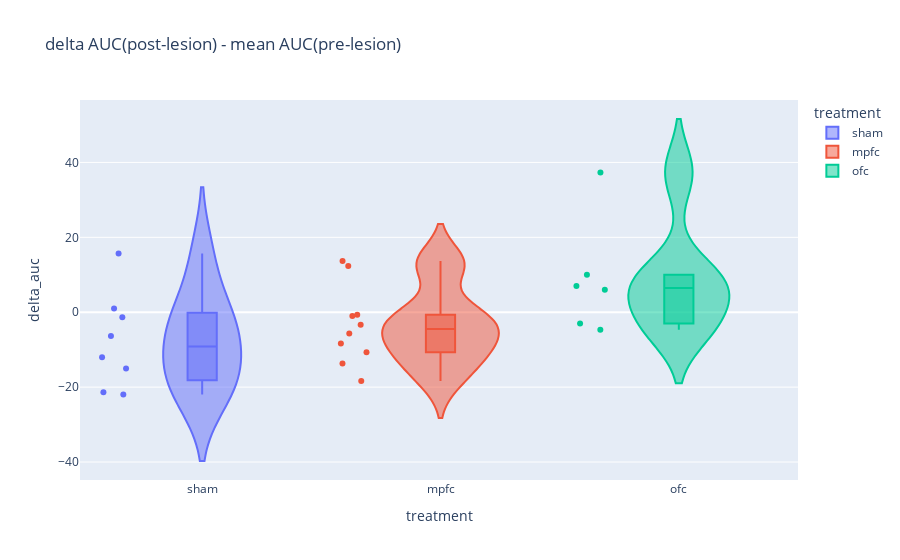

The cell this chart's notebook holds for it:
### Markdown cell above
Now lets visualize the delta AUC.

### Code cell
fig = px.violin(
    prepost,
    x="treatment",
    y="delta_auc",
    box=True,
    points="all",
    color="treatment",
    category_orders=cat,
    title="delta AUC(post-lesion) - mean AUC(pre-lesion)"
)
fig.show()

### Figure 1 — Plotly figure (JSON) as saved in the notebook; plotly's stock layout.template omitted (floating-point values rounded to 4 significant figures)
{"data": [{"alignmentgroup": "True", "box": {"visible": true}, "hovertemplate": "treatment=%{x}<br>delta_auc=%{y}<extra></extra>", "legendgroup": "sham", "marker": {"color": "#636efa"}, "name": "sham", "offsetgroup": "sham", "orientation": "v", "points": "all", "scalegroup": "True", "showlegend": true, "type": "violin", "x": ["sham", "sham", "sham", "sham", "sham", "sham", "sham", "sham"], "x0": " ", "xaxis": "x", "y": [-15.0, -22.0, 15.67, 1.0, -1.333, -21.33, -12.0, -6.333], "y0": " ", "yaxis": "y"}, {"alignmentgroup": "True", "box": {"visible": true}, "hovertemplate": "treatment=%{x}<br>delta_auc=%{y}<extra></extra>", "legendgroup": "mpfc", "marker": {"color": "#EF553B"}, "name": "mpfc", "offsetgroup": "mpfc", "orientation": "v", "points": "all", "scalegroup": "True", "showlegend": true, "type": "violin", "x": ["mpfc", "mpfc", "mpfc", "mpfc", "mpfc", "mpfc", "mpfc", "mpfc", "mpfc", "mpfc"], "x0": " ", "xaxis": "x", "y": [-10.67, 13.67, -13.67, 12.33, -3.333, -1.0, -18.33, -5.667, -0.6667, -8.333], "y0": " ", "yaxis": "y"}, {"alignmentgroup": "True", "box": {"visible": true}, "hovertemplate": "treatment=%{x}<br>delta_auc=%{y}<extra></extra>", "legendgroup": "ofc", "marker": {"color": "#00cc96"}, "name": "ofc", "offsetgroup": "ofc", "orientation": "v", "points": "all", "scalegroup": "True", "showlegend": true, "type": "violin", "x": ["ofc", "ofc", "ofc", "ofc", "ofc", "ofc"], "x0": " ", "xaxis": "x", "y": [6.0, -3.0, 7.0, 10.0, -4.667, 37.33], "y0": " ", "yaxis": "y"}], "layout": {"legend": {"title": {"text": "treatment"}, "tracegroupgap": 0}, "title": {"text": "delta AUC(post-lesion) - mean AUC(pre-lesion)"}, "violinmode": "overlay", "xaxis": {"anchor": "y", "categoryarray": ["sham", "mpfc", "ofc"], "categoryorder": "array", "domain": [0, 1], "title": {"text": "treatment"}}, "yaxis": {"anchor": "x", "domain": [0, 1], "title": {"text": "delta_auc"}}}}
